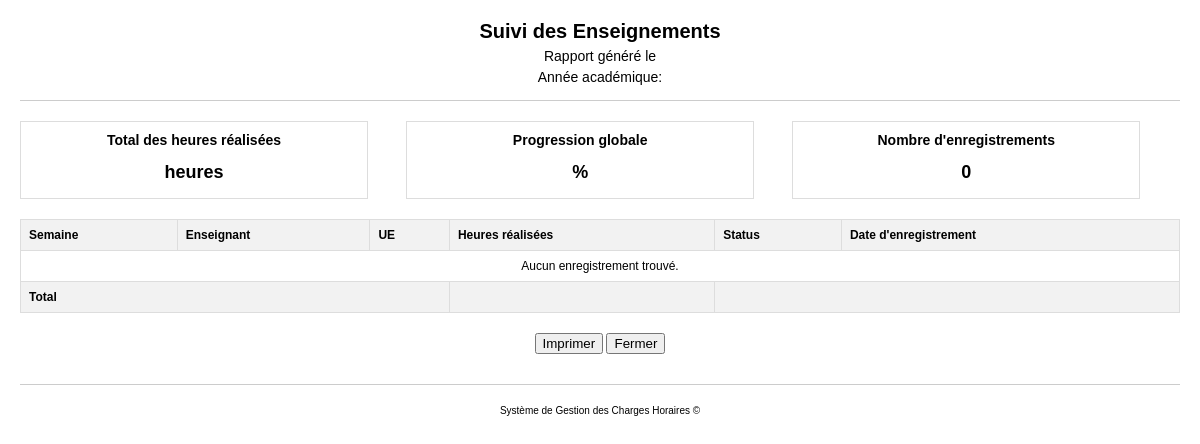
Before: /tracking/progress/print/ with the older database file.
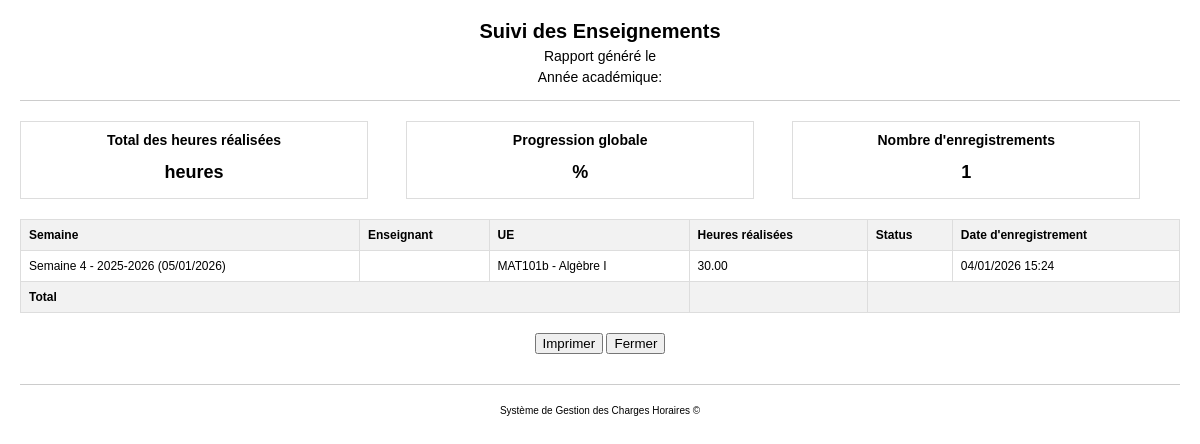
After: the same page with the newer database file.
### tracking/models.py (models this page shows, shortened)
class TeachingProgress(models.Model):
    organisation = models.ForeignKey('accounts.Organisation', on_delete=models.CASCADE, related_name='teaching_progress', verbose_name='Organisation', null=True, blank=True)
    course = models.ForeignKey(Course, on_delete=models.CASCADE, related_name='progress_records', verbose_name="UE")
    teacher = models.ForeignKey(Teacher, on_delete=models.CASCADE, related_name='progress_records', verbose_name="Enseignant")
    week = models.ForeignKey(SemaineCours, on_delete=models.CASCADE, related_name='progress_records', verbose_name="Semaine")
    hours_done = models.DecimalField(max_digits=5, decimal_places=2, validators=[MinValueValidator(0)], verbose_name="Heures effectuées")
    comment = models.TextField(blank=True, null=True, verbose_name="Commentaire")
    created_at = models.DateTimeField(auto_now_add=True, verbose_name="Date de création")
    updated_at = models.DateTimeField(auto_now=True, verbose_name="Date de mise à jour")
    status = models.CharField(max_length=20, choices=[
        ('planned', 'Planifié'),
        ('completed', 'Terminé'),
        ('canceled', 'Annulé'),
        ('rescheduled', 'Reporté')
    ], default='planned', verbose_name="Statut")
    class Meta:
        verbose_name = "Suivi d'enseignement"
        verbose_name_plural = "Suivi des enseignements"
        ordering = ['-week__annee_academique', 'week__numero_semaine', 'course__code_ue']
        unique_together = ['course', 'teacher', 'week']

### reglage/models.py (models this page shows, shortened)
class SemaineCours(models.Model):
    numero_semaine = models.IntegerField(help_text="Numéro de la semaine (1, 2, 3...)")
    date_debut = models.DateField(help_text="Date de début de la semaine (doit être un LUNDI)")
    date_fin = models.DateField(help_text="Date de fin de la semaine (doit être un SAMEDI)")
    designation = models.CharField(max_length=200, help_text="Ex: Semaine 1 du 1er semestre")
    est_en_cours = models.BooleanField(default=False, help_text="Marquer comme semaine en cours")
    annee_academique = models.CharField(max_length=9, null=True, blank=True, help_text="Année académique (ex: 2024-2025)")
    remarques = models.TextField(blank=True, null=True)
    class Meta:
        verbose_name = "Semaine de Cours"
        verbose_name_plural = "Semaines de Cours"
        ordering = ['date_debut']
        unique_together = [('numero_semaine', 'annee_academique')]

### courses/models.py (models this page shows, shortened)
class Course(models.Model):
    organisation = models.ForeignKey('accounts.Organisation', on_delete=models.CASCADE, related_name='courses', verbose_name='Organisation', null=True, blank=True)
    CLASSE_CHOICES = [
        ('L1', 'L1'),
        ('L2', 'L2'),
        ('L3', 'L3'),
        ('M1', 'M1'),
        ('M2', 'M2'),
    ]
    SEMESTRE_CHOICES = [
        ('S1', 'S1'),
        ('S2', 'S2'),
    ]
    DEPARTMENT_CHOICES = [
        ('Informatique', 'Informatique'),
        ('Physique', 'Physique'),
        ('Chimie', 'Chimie'),
        ('Biologie', 'Biologie'),
        ('SCAD', 'SCAD'),
        ('Histoire', 'Histoire'),
        ('Anglais', 'Anglais'),
        ('Français', 'Français'),
        ('Mathématique', 'Mathématique'),
        ('Agrovet', 'Agrovet'),
    ]
    code_ue = models.CharField(max_length=20)
    intitule_ue = models.CharField(max_length=200)
    intitule_ec = models.CharField(max_length=200, blank=True, null=True)
    credit = models.DecimalField(max_digits=5, decimal_places=2)  # Accepte les décimales (ex: 3.5)
    cmi = models.DecimalField(max_digits=5, decimal_places=2, verbose_name='CMI')  # Cours Magistral Intégré
    td_tp = models.DecimalField(max_digits=5, decimal_places=2, verbose_name='TD+TP')  # Travaux Dirigés + Travaux Pratiques
    classe = models.CharField(max_length=100)
    semestre = models.CharField(max_length=20)
    departement = models.CharField(max_length=100)
    section = models.CharField(max_length=100, null=True, blank=True)
    class Meta:
        verbose_name = "Cours"
        verbose_name_plural = "Cours"
        ordering = ['code_ue']

### tracking/views.py (the view, shortened to what this page needs)
# urls.py: path('progress/print/', views.TeachingProgressPrintView.as_view(), name='progress_print'),
class TeachingProgressPrintView(ListView):
    model = TeachingProgress
    template_name = 'tracking/progress_print.html'
    context_object_name = 'progress_entries'
    def get_queryset(self):
        from accounts.organisation_utils import get_user_organisation
        queryset = super().get_queryset()
        user_organisation = get_user_organisation(self.request.user)
        if user_organisation:
            queryset = queryset.filter(teacher__section=user_organisation.code)
        filter_form = ProgressFilterForm(self.request.GET or None)
        return queryset.select_related('teacher', 'course', 'week').order_by('-week__annee_academique', '-week__numero_semaine')
    def get_context_data(self, **kwargs):
        context = super().get_context_data(**kwargs)
        context['filter_form'] = ProgressFilterForm(self.request.GET or None)
        queryset = self.get_queryset()
        total_hours = queryset.aggregate(Sum('hours_done'))['hours_done__sum'] or 0
        context['total_hours'] = total_hours
        context['total_entries'] = queryset.count()
        return context

### accounts/context_processors.py (called while the page is built, shortened)
def user_roles(request):
    return {
        'user_organisation': None,
        'is_org_user': False,
        'is_admin': False,
        'is_administrative_role': False,
        'is_gestionnaire': False,
        'is_section_role': False,
        'is_department_role': False,
        'is_enseignant': False,
        'is_etudiant': False,
        'is_personnel_admin': False,
        'can_access_reglage': False,
        'can_access_finance': False,
        'can_create_users': False,
        'can_delete_all': False,
        'can_view_department_data': lambda dept: False,
        'can_view_section_data': lambda section: False,
        'user_roles': [],
        'user_department': None,
        'user_section': None,
        'user_section_designation': None,
    }

### accounts/organisation_utils.py (called while the page is built)
def get_user_organisation(user):
    if not user.is_authenticated:
        return None
    if user.is_superuser:
        return None
    if hasattr(user, 'profile') and user.profile.organisation:
        return user.profile.organisation
    return None

### tracking/templates/tracking/progress_print.html (shortened to what this page needs)
<!DOCTYPE html>
<html lang="fr">
<head>
</head>
<body>
    <div class="header">
        <h1>Suivi des Enseignements</h1>
        <p>Rapport généré le {{ current_date|date:"d/m/Y H:i" }}</p>
        <p>Année académique: {{ academic_year }}</p>
    </div>
    <div class="info">
        <div class="info-box">
            <h3>Total des heures réalisées</h3>
            <p>{{ summary.total_hours }} heures</p>
        </div>
        <div class="info-box">
            <h3>Progression globale</h3>
            <p>{{ summary.progress_percentage }}%</p>
        </div>
        <div class="info-box">
            <h3>Nombre d'enregistrements</h3>
            <p>{{ object_list|length }}</p>
        </div>
    </div>
    <table>
        <thead>
            <tr>
                <th>Semaine</th>
                <th>Enseignant</th>
                <th>UE</th>
                <th>Heures réalisées</th>
                <th>Status</th>
                <th>Date d'enregistrement</th>
            </tr>
        </thead>
        <tbody>
            {% for progress in object_list %}
            <tr>
                <td>{{ progress.week.designation }} ({{ progress.week.date_debut|date:"d/m/Y" }})</td>
                <td>{{ progress.teacher.nom }} {{ progress.teacher.prenoms }}</td>
                <td>{{ progress.course.code_ue }} - {{ progress.course.intitule_ue }}</td>
                <td>{{ progress.hours_done }}</td>
                <td>
                </td>
                <td>{{ progress.created_at|date:"d/m/Y H:i" }}</td>
            </tr>
            {% empty %}
            <tr>
                <td colspan="6" style="text-align: center;">Aucun enregistrement trouvé.</td>
            </tr>
            {% endfor %}
        </tbody>
        <tfoot>
            <tr>
                <th colspan="3">Total</th>
                <th>{{ summary.total_hours }}</th>
                <th colspan="2"></th>
            </tr>
        </tfoot>
    </table>
    <div class="no-print" style="margin-bottom: 20px; text-align: center;">
        <button onclick="window.print()">Imprimer</button>
        <button onclick="window.close()">Fermer</button>
    </div>
    <div class="footer">
        <p>Système de Gestion des Charges Horaires &copy; {{ current_date|date:"Y" }}</p>
    </div>
</body>
</html>

Changed rows visible on the page:
added TeachingProgress: week.designation "Semaine 4 - 2025-2026", week.date_debut "05/01/2026", course.code_ue "MAT101b", course.intitule_ue "Algèbre I", hours_done "30.00", created_at "04/01/2026 15:24"
Other visible differences:
{{ object_list|length }}: "0" → "1"
text no longer shown: "Aucun enregistrement trouvé."
